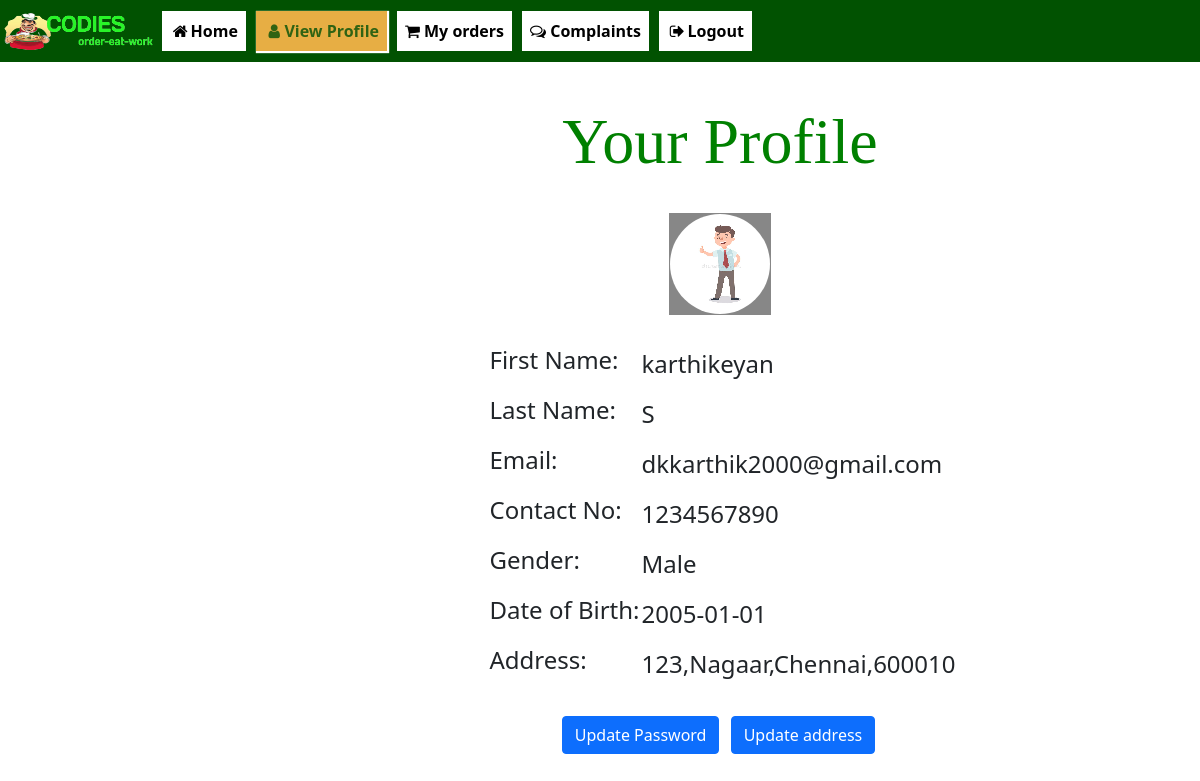
/bookingpage/userprofile.php (signed in), run on the app's committed database.
### tables this page shows
CREATE TABLE `users` (
  `email` varchar(50) NOT NULL,
  `firstname` varchar(30) DEFAULT NULL,
  `lastname` varchar(30) DEFAULT NULL,
  `password` varchar(150) NOT NULL,
  `gender` varchar(30) NOT NULL,
  `door` varchar(10) NOT NULL,
  `street` varchar(100) NOT NULL,
  `town` varchar(30) NOT NULL,
  `pin` int(6) NOT NULL,
  `dob` date DEFAULT NULL,
  `phone` bigint(10) DEFAULT NULL
);

### bookingpage/userprofile.php (the view, shortened to what this page needs)
<!DOCTYPE html>
<?php
require("../database/dbfood.php");
if(isset($_SESSION["useremail"])){
?>
<html lang="en">
<head>
	<link rel="stylesheet" href=  "https://cdnjs.cloudflare.com/ajax/libs/font-awesome/4.7.0/css/font-awesome.min.css">
    <link rel="stylesheet" href="../bootstrap/css/bootstrap.min.css">
    <link rel="stylesheet" href="../bootstrap/js/bootstrap.min.js">
    <link rel="stylesheet" href="../css/stylecss.css">
	<link rel="stylesheet" href="../css/main.css">
</head>
<body>
    <header>
    <nav class="navbar navbar-expand-sm fixed-top  nav  ">
            <img src="../foods/brand.png" alt="brand.png" width="155px" height="40px">
            <ul class="navbar-nav">
                <li class="navbar-item">
                    <a class="nav-link " href="userhome.php"><i class="fa fa-fw fa-home"></i>Home</a>
                </li>
                <li class="navbar-item">
                    <a class="nav-link act" href="userprofile.php"><i class="fa fa-fw fa-user"></i>View Profile</a>
                </li>
               <li class="navbar-item">
                    <a class="nav-link" href="myorders.php"><i class="fa  fa-shopping-cart"></i>&nbsp;My orders</a>
                </li>
				 <li class="navbar-item">
                    <a class="nav-link" href="complaints.php"><i class="fa  fa-comments-o"></i>&nbsp;Complaints</a>
                </li>
				<li class="navbar-item">
                    <a class="nav-link" href="../bookingpage/logoff.php"><i class="fa fa-fw fa-sign-out"></i>Logout</a>
                </li>
            </ul>
        </nav>
    </header>
    <section>
        <br><br><br><br>
                <?php
$id=$_SESSION["useremail"];
$querys="SELECT * FROM users WHERE email='$id'";
$runs=(mysqli_query($con,$querys));
while($row = $runs ->fetch_assoc())
    {
        $lname=$row['lastname'];
        $fname=$row['firstname'];
        $email= $row['email'];
        $phone=$row['phone'];
        $address=$row["door"].",".$row["street"].",".$row["town"].",".$row["pin"];
        $dob=strval($row['dob']);
        $gender=strval($row['gender']);
    }
    ?>
                <div class="col-lg-4     col-sm-12" style="width:40% ;margin-left : 30rem" >
				<center>
				<table >
				<tr style="background-color:#878787;">
                <h1>Your Profile</h1><br>
				<td style="background-color:#878787;">
                <Center><img id="image" src="../foods/user.jpg"   class="rounded-circle" alt="user.jpg" style=" width:100px; height:100px;">
                   </center></td></tr> <tr>
                       <form class="form1" action="updateuserpassword.php" method="POST"  >
					<table >
                    <br>
                        <tr><td><h6>First Name: </td><td><span class="ans"> <?php echo $fname ?></span>  </h6></td></tr>
                        <tr><td><h6>Last Name: </td><td><span class="ans"><?php echo $lname ?></span>  </h6></td></tr>
                        <tr><td><h6>Email:</td><td> <span class="ans"><?php echo $email ?></span>  </h6></td></tr>
                        <tr><td><h6>Contact No:</td><td> <span class="ans"><?php echo $phone ?></span>  </h6></td></tr>
                        <tr><td><h6>Gender: </td><td><span class="ans"><?php echo $gender ?></span>  </h6></td></tr>
                        <tr><td><h6>Date of Birth:</td><td> <span class="ans"><?php echo $dob ?></span>  </h6></td></tr>
                        <tr><td><h6>Address: </td><td><span class="ans"><?php echo $address ?></span>  </h6></td></tr>
						</table><br>
						<tr><td></td><td><button type="submit" class="btn btn-primary">Update Password</button>
						<a href="updateaddress.php" class="btn btn-primary">Update address</a>
						</td></tr>
                    </form>
					</tr></td></table>
                </div>
    </section>
</body>
</html>
<?php
}else{
	header("refresh:0; url=../index.php?mes=Login to proceed");
}
?>

### css/stylecss.css (style rules this page uses)
.nav ,.dropdown-menu { background-color: rgb(1, 82, 1); color: black; }
h1 { font-size: 4rem; color: green; font-family: cursive; width: max-content; }
a { margin: 3px; margin-left: 7px; color: black; background-color: white; font-weight: bold; }
.act { color: rgba(10, 83, 10, 0.829); background-color: rgb(231, 174, 68); box-shadow: 1px 1px 1px 1px white ; font-weight: bold; }
.form1 { background-color: white; border: 5px solid; border-right: none; border-bottom: none; border-color: rgba(10, 83, 10, 0.829); color: black; box-shadow: 5px 5px 5px 5px rgb(1, 82, 1);; }

### bookingpage/userprofile.php (style rules this page uses)
#image { width:32rem; image-rendering:pixelated; height:32rem }
h6 { font-size: 1.5rem; line-height: 2.5rem; padding-left:5px; }
.ans { color:; font-size: 1.5rem; }

### data on the page
users: firstname "karthikeyan", lastname "S", email "dkkarthik2000@gmail.com", phone "1234567890", gender "Male", dob "2005-01-01", address "123,Nagaar,Chennai,600010"
